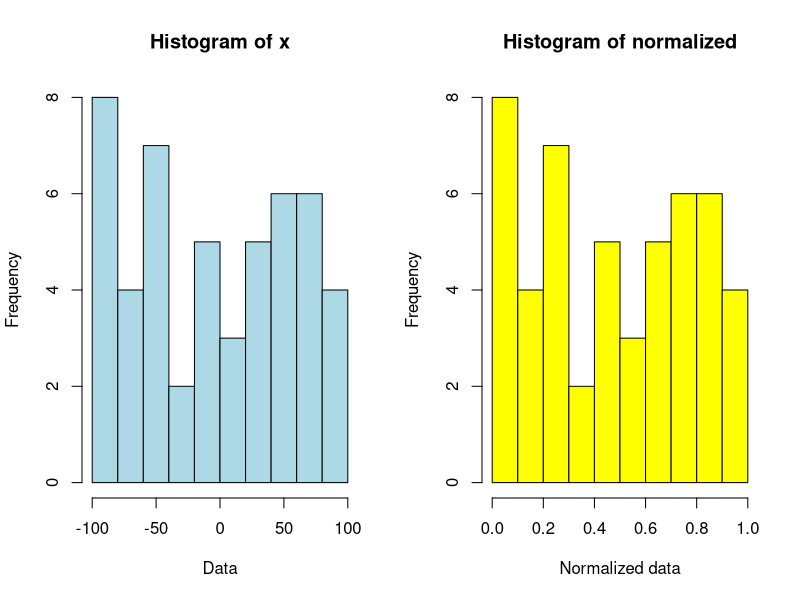
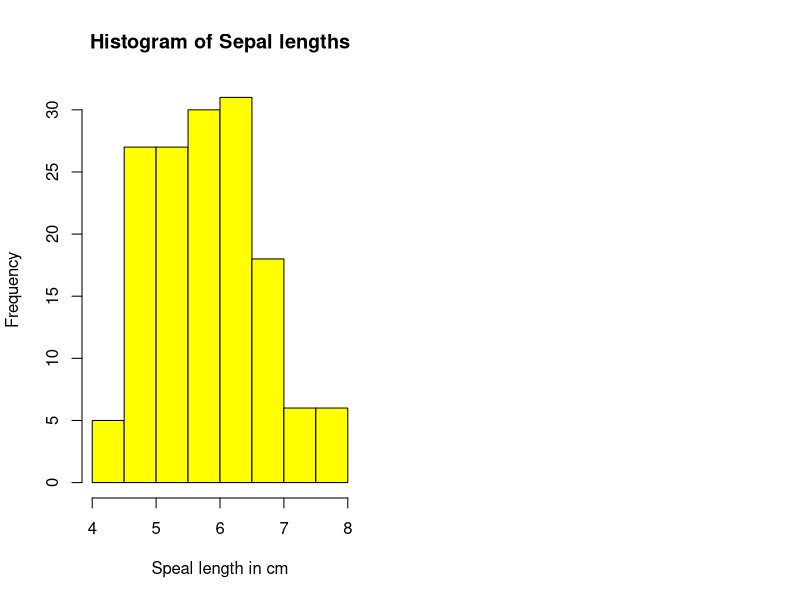
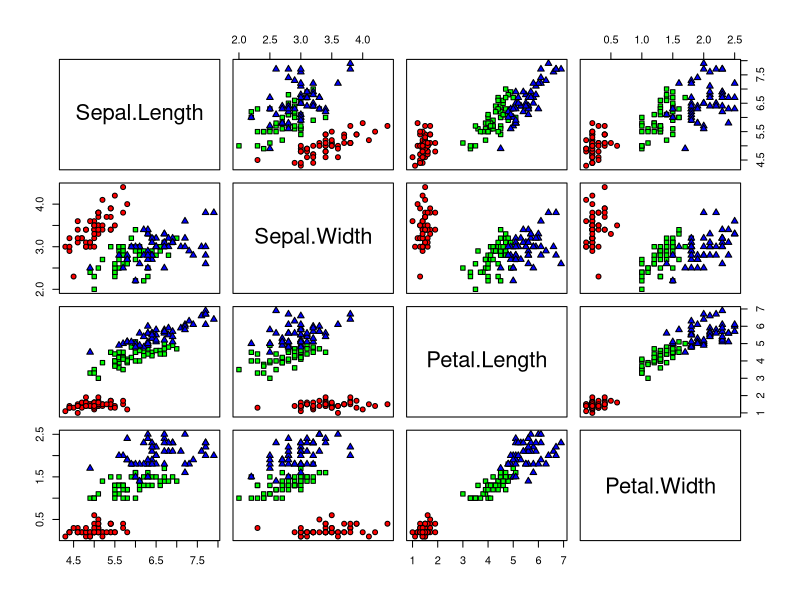
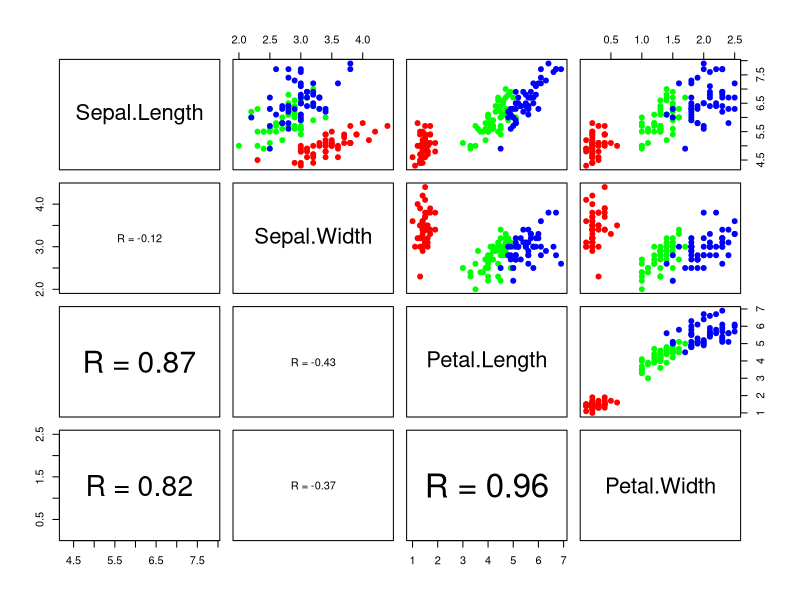
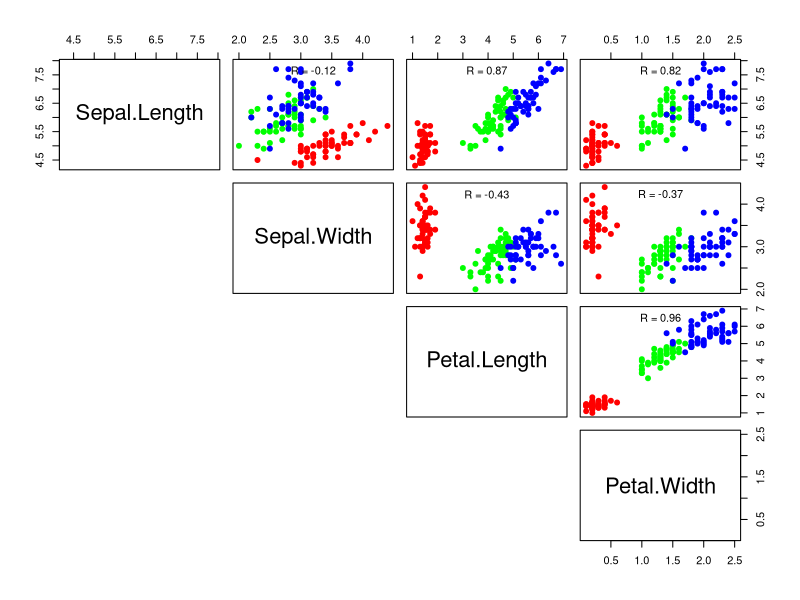
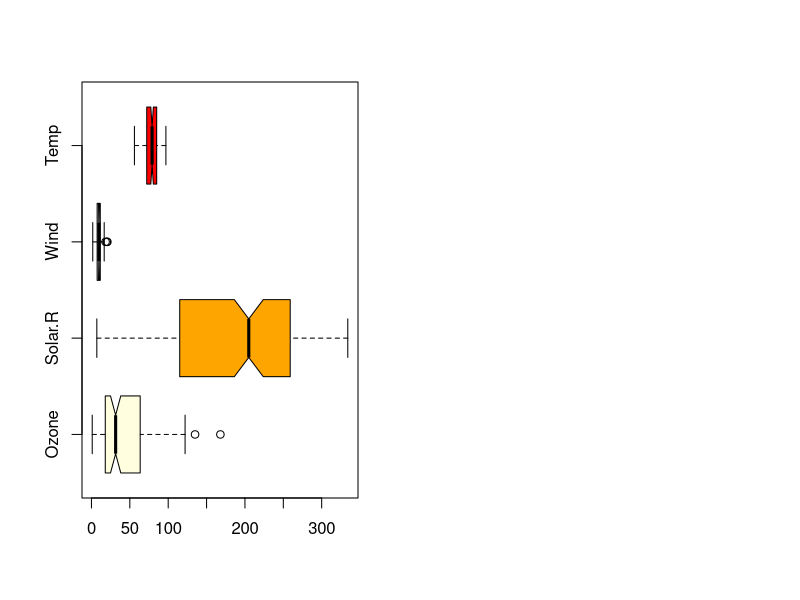

Here is the R script that generated these plots, in order:
## ---- chunk 1

# the Iris dataset is an inbulit dataset avalable in RStudio and we can use it using iris identifier 
print(iris)

## ---- chunk 2
# to display names of each column we use the names functon

print(names(iris))
## ---- chunk 3
print(lapply(iris,class))
## ---- chunk 4
# we can find mean of a column using mean function

# we can refer to individual columns in a datset using $ symbol as showin below

print(mean(iris$Sepal.Length))
print(mean(iris$Sepal.Width))
print(mean(iris$Petal.Length))
print(mean(iris$Petal.Width))

## ---- chunk 5
# we can find median of a column using median function


print(median(iris$Sepal.Length))
print(median(iris$Sepal.Width))
print(median(iris$Petal.Length))
print(median(iris$Petal.Width))
## ---- chunk 6
# we can find maximum of a column using max function


print(max(iris$Sepal.Length))
print(max(iris$Sepal.Width))
print(max(iris$Petal.Length))
print(max(iris$Petal.Width))

## ---- chunk 7
# we can find maximum of a column using min function


print(min(iris$Sepal.Length))
print(min(iris$Sepal.Width))
print(min(iris$Petal.Length))
print(min(iris$Petal.Width))

## ---- chunk 8

print(range(iris$Sepal.Length))
print(range(iris$Sepal.Width))
print(range(iris$Petal.Length))
print(range(iris$Petal.Width))

## ---- chunk 9

print(var(iris$Sepal.Length))
print(var(iris$Sepal.Width))
print(var(iris$Petal.Length))
print(var(iris$Petal.Width))

## ---- chunk 10

print(sd(iris$Sepal.Length))
print(sd(iris$Sepal.Width))
print(sd(iris$Petal.Length))
print(sd(iris$Petal.Width))

## ---- chunk 11
summary(iris)
## ---- chunk 12
#dummy data
x = sample(-100:100,50)
print("original data")
print(x)
maximum = max(x)
minimum = min(x)
normalized = (x-minimum)/(maximum-minimum)
print("Normalized data")
print(normalized)
#using par function to fix multiple graphs in same plot

par(mfrow=c(1,2))
hist(x,breaks = 10, xlab = "Data",col = "lightblue", )
hist(normalized, breaks = 10, xlab = "Normalized data", col = "yellow")
## ---- chunk 13
hist(iris$Sepal.Length, col="yellow", xlab = "Speal length in cm", main = "Histogram of Sepal lengths")
## ---- chunk 14

my_cols=c("red","green","blue")
#21 is for circle, 22 is for squares 24 is for triangles
pairs(iris[1:4],pch=c(21,22,24)[iris$Species],bg=my_cols[iris$Species])

#correlation panel
panel.cor = function(x,y){
  usr<- par("usr");on.exit(par(usr))
  par(usr = c(0,1,0,1))
  r = round(cor(x,y), digits = 2)
  txt = paste0("R = ",r)
  cex.cor = 0.8/strwidth(txt)
  text(0.5,0.5,txt,cex=cex.cor*r)
}

#customizing panels and printing correlations
#customize upper panel
upper.panel = function(x,y){
  points(x,y,pch=19,col=my_cols[iris$Species])
}

#create the plots
pairs(iris[1:4],lower.panel = panel.cor, upper.panel = upper.panel)

#customize upper panel
upper.panel = function(x,y){
  points(x,y,pch=19,col = my_cols[iris$Species])
  r = round(cor(x,y),digits=2)
  txt = paste0("R = ",r)
  usr = par("usr");on.exit(par(usr))
  par(usr = c(0,1,0,1))
  text(0.5,0.9,txt)
}

pairs(iris[1:4],lower.panel = NULL,upper.panel = upper.panel)


## ---- chunk 15
#str(airquality)
#Here we dont need the Day and Month values
#removing rows with null values
#boxplot does not consider the null values (NAs) so no need to remove them
airq = airquality[1:4]
str(airq)
## ---- chunk 16
boxplot(airq,notch = TRUE,horizontal = TRUE,col=(c("lightyellow","orange","gray","red")))
## ---- chunk 17
#Creating a vector
studentname = c("Sanmitra", "Dharmavarapu")
print(studentname)

#Getting the class of the vector
print(class(studentname))

## ---- chunk 18
#Creating a list.
list = list(c("Sanmitra","Dharmavarapu"),"CSE",316129510013,sin)
print(list)
## ---- chunk 19
M = matrix(c(1,2,3,4,5,6,7,8,9,10),nrow = 2,ncol = 5,byrow = TRUE)
print(M)
## ---- chunk 20
v1 = c(1,2,3)
v2 = c(4,5,6,7,8,9)

arr = array(c(v1,v2),dim=c(3,3,2))
print(arr)
## ---- chunk 21
costs = data.frame(
  name = c("carrot","apple","sugar"),
  costPerKG = c(50.00,60.00,39.50),
  QuantityAvailableinKGs = c(10,5,50))
print(costs)
